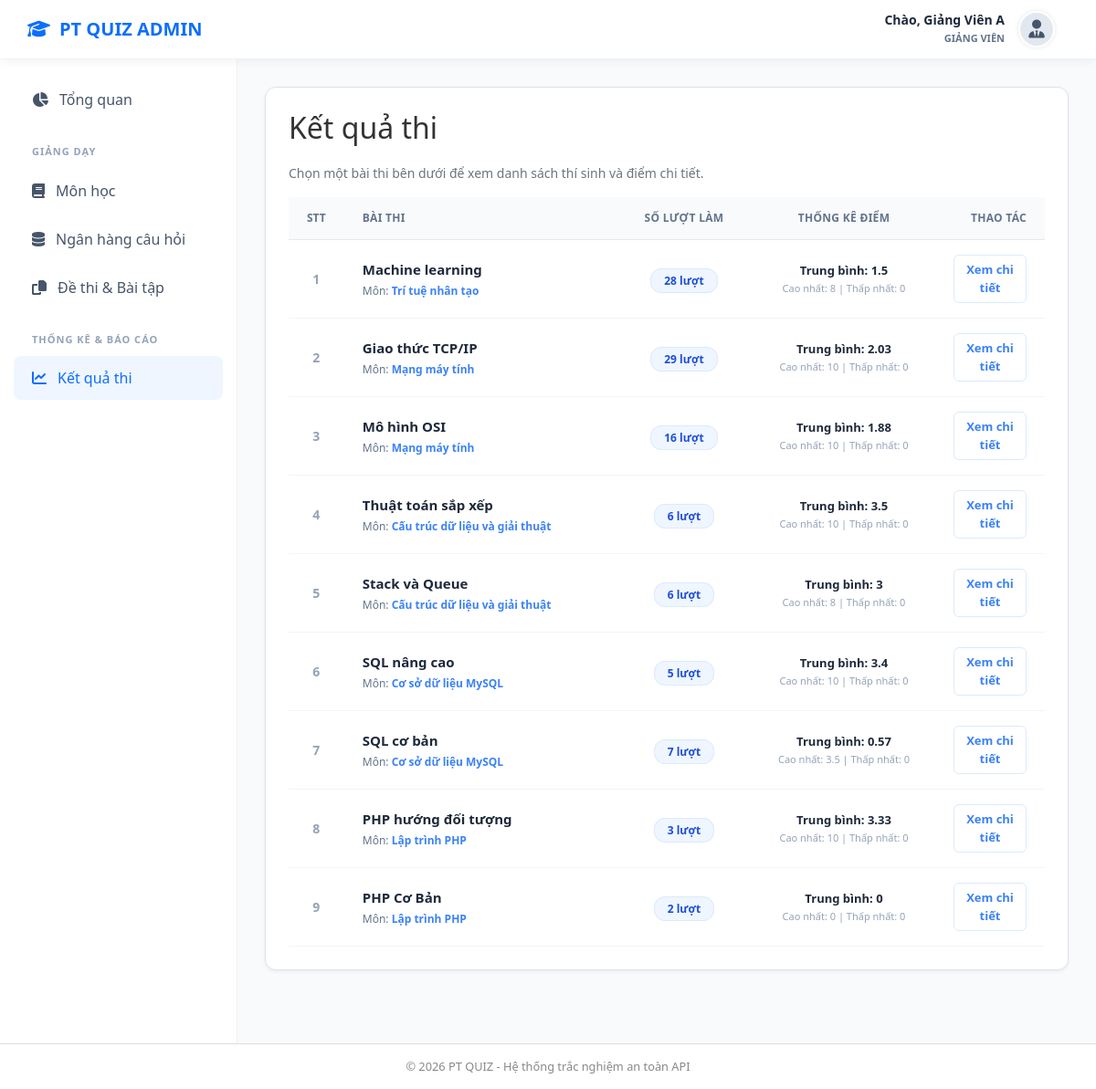
/index.php?act=ketqua-thi (signed in), run on an earlier commit of the app's database.
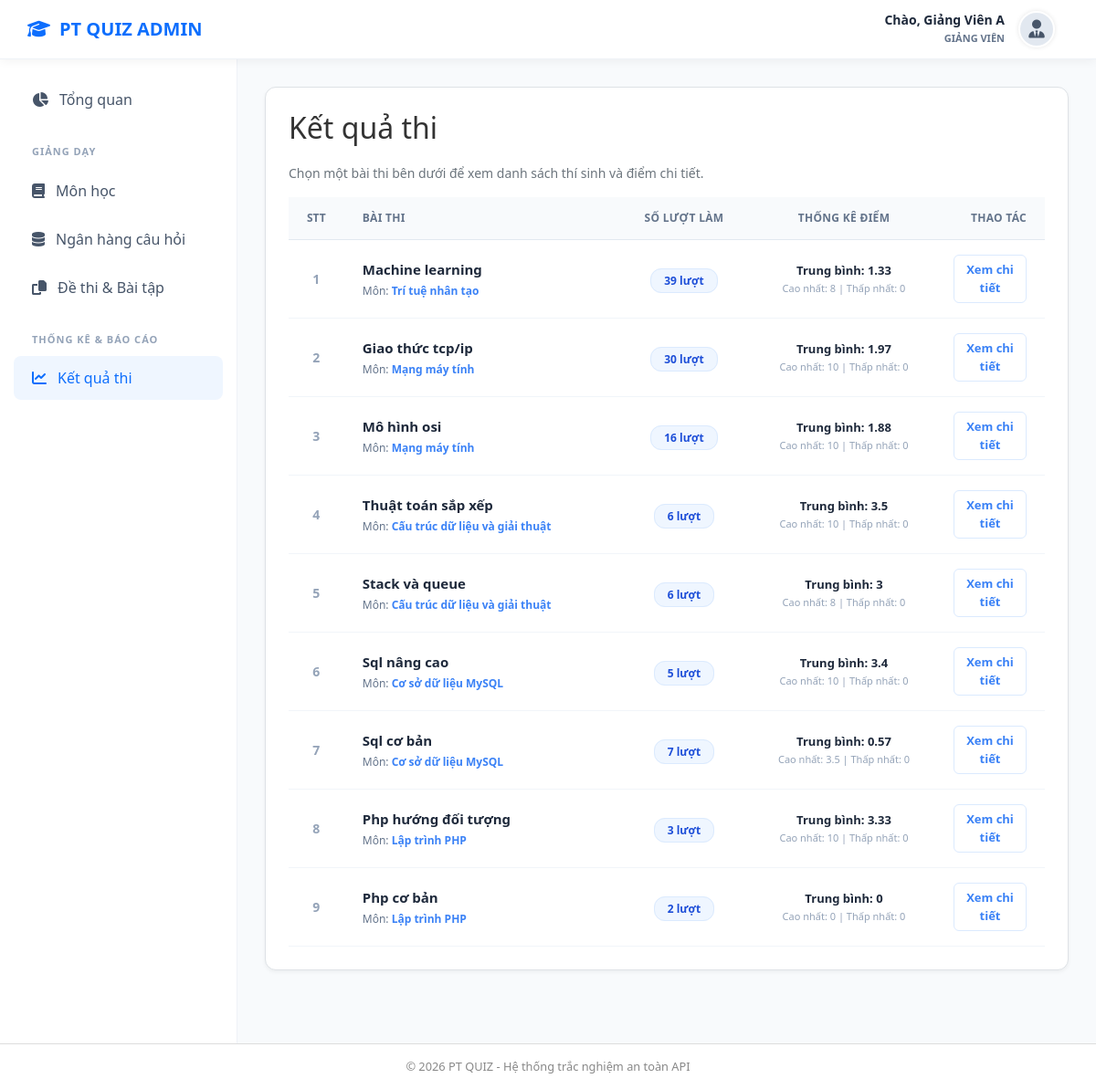
And on a later commit of the database.
### tables this page shows
CREATE TABLE `baithi` (
  `id_baithi` int(11) NOT NULL,
  `id_monhoc` int(11) DEFAULT NULL,
  `ten_baithi` varchar(255) DEFAULT NULL,
  `mieuta` text DEFAULT NULL,
  `tongcauhoi` int(11) DEFAULT NULL,
  `thoigianlam` int(11) DEFAULT NULL,
  `thoigianbatdau` datetime DEFAULT NULL,
  `thoigianketthuc` datetime DEFAULT NULL,
  `trangthai` varchar(50) DEFAULT NULL,
  `xao_tron` tinyint(1) NOT NULL DEFAULT 0,
  `hien_dapan` tinyint(1) DEFAULT 0,
  `ngaytao` datetime DEFAULT NULL
);

CREATE TABLE `monhoc` (
  `id_monhoc` int(11) NOT NULL,
  `tenmonhoc` varchar(100) DEFAULT NULL,
  `mieuta` text DEFAULT NULL,
  `id_nguoidung` int(11) DEFAULT NULL,
  `ngaythem` timestamp NULL DEFAULT NULL
);

### model/giangvien/ketqua.model.php (called while the page is built, shortened)
<?php
function get_exam_results_summary($id_giangvien) {
    $conn = Database::connect();
    $sql = "SELECT
                b.id_baithi,
                b.ten_baithi,
                b.tongcauhoi,
                m.tenmonhoc,
                COUNT(l.id_lanthi) as so_luot_lam,
                AVG(l.diem) as diem_trung_binh,
                MAX(l.diem) as diem_cao_nhat,
                MIN(l.diem) as diem_thap_nhat
            FROM baithi b
            JOIN monhoc m ON b.id_monhoc = m.id_monhoc
            LEFT JOIN lanthi l ON b.id_baithi = l.id_baithi AND l.trangthai = 'done'
            WHERE m.id_nguoidung = ?
            GROUP BY b.id_baithi
            ORDER BY b.id_baithi DESC";
    $stmt = $conn->prepare($sql);
    $stmt->bind_param("i", $id_giangvien);
    $stmt->execute();
    $result = $stmt->get_result();
    $data = $result->fetch_all(MYSQLI_ASSOC);
    return $data;
}

### controller/giangvien/ketqua.controller.php (called while the page is built, shortened)
<?php
require_once __DIR__ . "/../../model/giangvien/ketqua.model.php";
function ketqua_index() {
    $id_giangvien = $_SESSION['user']['id_nguoidung'] ?? 0;
    $list_baithi = get_exam_results_summary($id_giangvien);
    return [
        'title' => "Kết quả thi",
        'view' => "views/giangvien/ketqua/list.php",
        'data' => $list_baithi
    ];
}

### views/giangvien/ketqua/list.php (the view)
<div class="card" style="background: white; padding: 25px; border-radius: 12px; border: 1px solid #dee2e6; box-shadow: 0 2px 4px rgba(0,0,0,0.05);">
    <div style="display: flex; justify-content: space-between; margin-bottom: 20px;">
        <h2 style="margin: 0; color: #333;">Kết quả thi</h2>
    </div>
    <div style="margin-bottom: 16px; color: #6c757d; font-size: 14px;">
        Chọn một bài thi bên dưới để xem danh sách thí sinh và điểm chi tiết.
    </div>
    <table style="width: 100%; border-collapse: collapse;">
        <thead>
            <tr style="background: #f8fafc; border-bottom: 1px solid #e2e8f0;">
                <th style="padding: 14px 20px; text-align: center; color:#64748b; font-size:12px; font-weight:600; text-transform:uppercase; width:60px;">STT</th>
                <th style="padding: 14px 20px; text-align: left; color:#64748b; font-size:12px; font-weight:600; text-transform:uppercase; letter-spacing:0.025em;">Bài thi</th>
                <th style="padding: 14px 20px; text-align: center; color:#64748b; font-size:12px; font-weight:600; text-transform:uppercase; letter-spacing:0.025em; width:150px;">Số lượt làm</th>
                <th style="padding: 14px 20px; text-align: center; color:#64748b; font-size:12px; font-weight:600; text-transform:uppercase; letter-spacing:0.025em; width:200px;">Thống kê điểm</th>
                <th style="padding: 14px 20px; text-align: right; color:#64748b; font-size:12px; font-weight:600; text-transform:uppercase; letter-spacing:0.025em; width:120px;">Thao tác</th>
            </tr>
        </thead>
        <tbody>
            <?php if (empty($data)): ?>
                <tr>
                    <td colspan="5" style="text-align:center; padding:40px; color:#94a3b8;">Bạn chưa có bài thi nào hoặc chưa có ai làm bài.</td>
                </tr>
            <?php else: ?>
                <?php foreach ($data as $index => $item): ?>
                    <tr style="border-bottom:1px solid #f1f5f9; cursor:pointer; transition: background 0.2s;"
                        onclick="window.location.href='index.php?act=ketqua-thi&id_baithi=<?= $item['id_baithi'] ?>'"
                        onmouseover="this.style.background='#f8fafc'" onmouseout="this.style.background='white'">
                        <td style="padding:16px 20px; text-align:center; color:#94a3b8; font-size:14px; font-weight:600;"><?= $index + 1 ?></td>
                        <td style="padding:16px 20px;">
                            <div style="font-weight:700; color:#1e293b; font-size:15px;"><?= htmlspecialchars($item['ten_baithi']) ?></div>
                            <div style="font-size:12px; color:#64748b; margin-top:4px;">
                                Môn: <span style="color:#3b82f6; font-weight:600;"><?= htmlspecialchars($item['tenmonhoc']) ?></span>
                            </div>
                        </td>
                        <td style="padding:16px 20px; text-align:center;">
                            <span style="background:#eff6ff; color:#1d4ed8; padding:4px 14px; border-radius:12px; font-size:12px; font-weight:700; border:1px solid #dbeafe;">
                                <?= $item['so_luot_lam'] ?> lượt
                            </span>
                        </td>
                        <td style="padding:16px 20px; text-align:center;">
                            <?php if ($item['so_luot_lam'] > 0): ?>
                                <div style="font-size:13px; color:#1e293b; font-weight:600;">Trung bình: <?= round($item['diem_trung_binh'], 2) ?></div>
                                <div style="font-size:11px; color:#94a3b8; margin-top:2px;">
                                    Cao nhất: <?= $item['diem_cao_nhat'] ?> | Thấp nhất: <?= $item['diem_thap_nhat'] ?>
                                </div>
                            <?php else: ?>
                                <span style="color:#cbd5e1; font-style:italic; font-size:12px;">Chưa có dữ liệu</span>
                            <?php endif; ?>
                        </td>
                        <td style="padding:16px 20px; text-align:right;">
                            <button style="background:#fff; color:#3b82f6; border:1px solid #dbeafe; padding:6px 12px; border-radius:6px; cursor:pointer; font-size:13px; font-weight:600;">Xem chi tiết</button>
                        </td>
                    </tr>
                <?php endforeach; ?>
            <?php endif; ?>
        </tbody>
    </table>
</div>

### index.php (shortened to what this page needs)
<?php
require_once "model/giangvien/ketqua.model.php";
$act = $_GET['act'] ?? 'dashboard';
switch ($act) {
    case 'ketqua-thi':
        require_once "controller/giangvien/ketqua.controller.php";
        $result = ketqua_index();
        $view = $result['view'];
        $data = $result['data'] ?? null;
        break;
}
if ($act == 'login' || $view == "views/404.php") {
    if (file_exists($view)) {
        include $view;
    } else {
        echo "Trang không tồn tại!";
    }
} else {
    include "views/layouts/header.php";
    if (isset($view) && file_exists($view)) {
        include $view;
    } else {
        echo "View không tồn tại: $view";
    }
    include "views/layouts/footer.php";
}

### views/layouts/header.php (shortened to what this page needs)
<!DOCTYPE html>
<html lang="vi">
<head>
    <link href="https://cdn.jsdelivr.net/npm/bootstrap@5.3.0/dist/css/bootstrap.min.css" rel="stylesheet">
    <link rel="stylesheet" href="https://cdnjs.cloudflare.com/ajax/libs/font-awesome/6.4.0/css/all.min.css">
</head>
<body>
    <nav class="top-nav">
        <a href="index.php" class="nav-logo">
            <i class="fas fa-graduation-cap"></i> PT QUIZ ADMIN
        </a>
        <div class="dropdown">
            <button class="nav-user-area nav-user-trigger dropdown-toggle" type="button" id="serverUserDropdown"
                data-bs-toggle="dropdown" aria-expanded="false">
                <div class="user-info-text d-none d-md-block">
                    <span class="user-name">Chào, <?php echo $_SESSION['user']['ten']; ?></span>
                    <span class="user-role"><?php echo ($_SESSION['user']['vaitro'] == 'admin') ? 'Quản trị viên' : 'Giảng viên'; ?></span>
                </div>
                <div style="width: 40px; height: 40px; background: #e2e8f0; border-radius: 50%; display: flex; align-items: center; justify-content: center; border: 2px solid #fff; box-shadow: 0 0 5px rgba(0,0,0,0.1);">
                    <i class="fas fa-user-tie" style="color: #475569; font-size: 20px;"></i>
                </div>
            </button>
        </div>
    </nav>
    <div class="main-wrapper">
        <aside class="sidebar">
            <ul class="sidebar-menu">
                <li class="<?php echo ($act == 'dashboard') ? 'active' : ''; ?>">
                    <a href="index.php?act=dashboard"><i class="fas fa-chart-pie"></i> Tổng quan</a>
                </li>
                <?php if ($_SESSION['user']['vaitro'] == 'giangvien'): ?>
                    <div class="menu-label">Giảng dạy</div>
                    <li class="<?php echo ($act == 'quanly-monhoc') ? 'active' : ''; ?>">
                        <a href="index.php?act=quanly-monhoc"><i class="fas fa-book"></i> Môn học</a>
                    </li>
                    <li class="<?php echo ($act == 'quanly-nganhang-cauhoi') ? 'active' : ''; ?>">
                        <a href="index.php?act=quanly-nganhang-cauhoi"><i class="fas fa-database"></i> Ngân hàng câu hỏi</a>
                    </li>
                    <li class="<?php echo ($act == 'quanly-dethi') ? 'active' : ''; ?>">
                        <a href="index.php?act=quanly-dethi"><i class="fas fa-copy"></i> Đề thi & Bài tập</a>
                    </li>
                    <div class="menu-label">Thống kê & Báo cáo</div>
                    <li class="<?php echo ($act == 'ketqua-thi') ? 'active' : ''; ?>">
                        <a href="index.php?act=ketqua-thi"><i class="fas fa-chart-line"></i> Kết quả thi</a>
                    </li>
                <?php endif; ?>
            </ul>
        </aside>
        <main class="content-body">

### views/layouts/footer.php (shortened to what this page needs)
</main>
</div>
<footer style="text-align: center; padding: 15px; color: #888; font-size: 0.8rem; background: #fff; border-top: 1px solid #ddd;">
    &copy; 2026 PT QUIZ - Hệ thống trắc nghiệm an toàn API
</footer>
</body>
</html>

### views/layouts/header.php (style rules this page uses)
:root { --primary-blue: #0d6efd; --dark-text: #212529; --light-bg: #f8fafc; --sidebar-bg: #ffffff; }
body { margin: 0; font-family: 'Segoe UI', sans-serif; background: var(--light-bg); }
.top-nav { height: 65px; background: #ffffff; display: flex; justify-content: space-between; align-items: center; padding: 0 30px; position: fixed; top: 0; width: 100%; z-index: 1001; box-shadow: 0 2px 10px rgba(0, 0, 0, 0.05); border-bottom: 1px solid #eef2f7; }
.nav-logo { font-size: 20px; font-weight: 800; color: var(--primary-blue); text-decoration: none; display: flex; align-items: center; gap: 10px; }
.nav-user-area { display: flex; align-items: center; gap: 15px; padding: 5px 15px; border-radius: 50px; transition: 0.3s; cursor: pointer; text-decoration: none; color: var(--dark-text); }
.nav-user-trigger { border: none; background: transparent; }
.nav-user-trigger::after { display: none; }
.user-info-text { text-align: right; line-height: 1.2; }
.user-name { display: block; font-weight: 700; font-size: 14px; color: #1e293b; }
.user-role { font-size: 11px; color: #64748b; text-transform: uppercase; font-weight: 600; }
.main-wrapper { display: flex; margin-top: 65px; height: calc(100vh - 65px); }
.sidebar { width: 260px; background: var(--sidebar-bg); border-right: 1px solid #eef2f7; padding-top: 20px; flex-shrink: 0; }
.sidebar-menu { list-style: none; padding: 0 15px; }
.sidebar-menu li a { padding: 12px 20px; display: flex; align-items: center; gap: 12px; color: #475569; text-decoration: none; border-radius: 8px; margin-bottom: 5px; font-weight: 500; transition: 0.2s; }
.sidebar-menu li a:hover, .sidebar-menu li.active a { background: #eff6ff; color: var(--primary-blue); }
.sidebar-menu li.active a i { color: var(--primary-blue); }
.menu-label { padding: 20px 20px 10px; font-size: 11px; font-weight: 700; color: #94a3b8; text-transform: uppercase; letter-spacing: 1px; }
.content-body { flex: 1; padding: 30px; overflow-y: auto; }

What changed in the data, as far as the page shows it:
changed baithi "Machine learning": so_luot_lam "28" → "39"; diem_trung_binh "1.5" → "1.33"
changed baithi: ten_baithi "Giao thức TCP/IP" → "Giao thức tcp/ip"; so_luot_lam "29" → "30"; diem_trung_binh "2.03" → "1.97"
changed baithi: ten_baithi "Mô hình OSI" → "Mô hình osi"
changed baithi: ten_baithi "Stack và Queue" → "Stack và queue"
changed baithi: ten_baithi "SQL nâng cao" → "Sql nâng cao"
changed baithi: ten_baithi "SQL cơ bản" → "Sql cơ bản"
changed baithi: ten_baithi "PHP hướng đối tượng" → "Php hướng đối tượng"
changed baithi: ten_baithi "PHP Cơ Bản" → "Php cơ bản"
